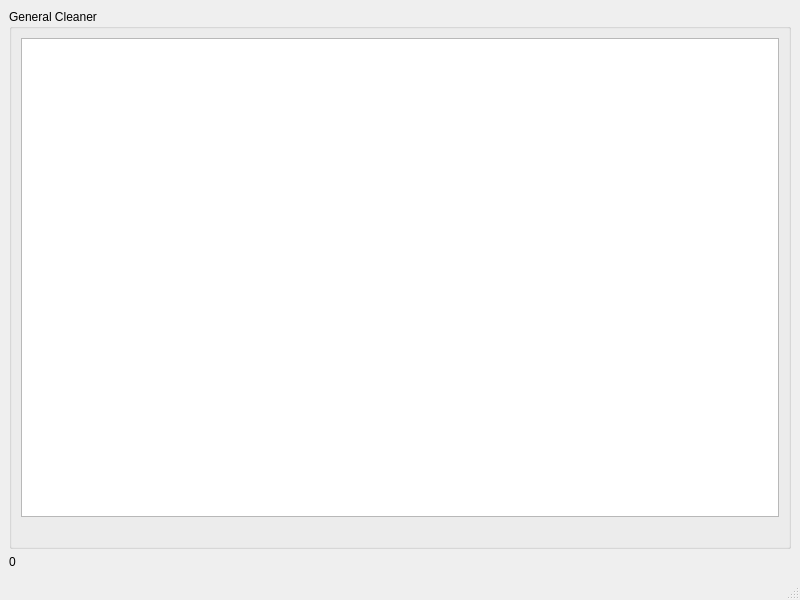
<?xml version="1.0" encoding="UTF-8"?>
<ui version="4.0">
 <class>GeneralCleaner</class>
 <widget class="QMainWindow" name="GeneralCleaner">
  <property name="geometry">
   <rect>
    <x>0</x>
    <y>0</y>
    <width>800</width>
    <height>600</height>
   </rect>
  </property>
  <property name="windowTitle">
   <string>General Cleaner</string>
  </property>
  <widget class="QWidget" name="centralwidget">
   <layout class="QVBoxLayout" name="verticalLayout">
    <item>
     <widget class="QGroupBox" name="groupBox">
      <property name="title">
       <string>General Cleaner</string>
      </property>
      <layout class="QVBoxLayout" name="verticalLayout_2">
       <item>
        <widget class="QListWidget" name="imageFileUserlistWidget"/>
       </item>
       <item>
        <widget class="QLabel" name="currentFilelabel">
         <property name="text">
          <string/>
         </property>
        </widget>
       </item>
      </layout>
     </widget>
    </item>
    <item>
     <widget class="QLabel" name="DrAmtlabel_2">
      <property name="text">
       <string>0</string>
      </property>
     </widget>
    </item>
   </layout>
  </widget>
  <widget class="QStatusBar" name="statusbar"/>
 </widget>
 <resources/>
 <connections/>
 <slots>
  <slot>AddUser()</slot>
  <slot>DeleteUser()</slot>
  <slot>EditUser()</slot>
 </slots>
</ui>
